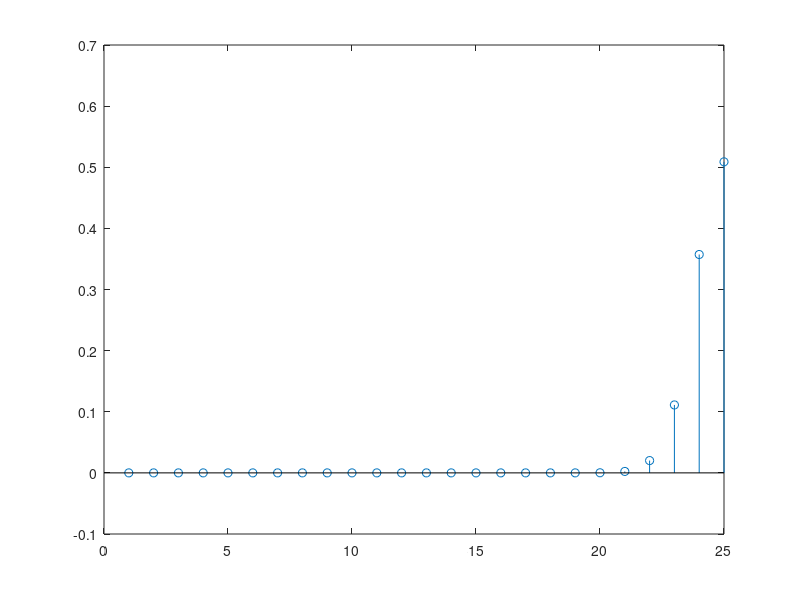

This figure's MATLAB source:


%% EJERCICIO 1 

% PRIMERA PARTE - 0 A M USUARIOS EN BACKLOG
% PARAMETROS GRUPO 2
%   M=24, sigma=0.3, fi=0.2,0.1

clear all
close all
M = 24; %Numero de estados

sig = 0.3; %Prob Transmitir en Thinking; sigma
fi = 0.1; %Prob Transmitir en Back; phi

pij = zeros(M+2,M+1); %Inicializar Matriz Prob Transisicion. formada por: filas - sistema de M+2 ecuaciones,  columnas - M+1 estados.
pij(M+2,:)=1;


%probk =  Matrix donde Probk(i,j) = prob de ir del estado i al j.
for (i=0:M)% ciclo filas   %%% IDEA, DE 1 A M+1 ASI QUITAMOS TODOS LOS J+1,I+1
    for (j=0:M) %ciclo columnas
        if (j<i-1)
            pij(j+1,i+1)=0; %Arrays en matlab indexados desde 1,2,... probk(1,1)=primer elemento. por eso j+1,i+1   
            
        elseif (j==i-1)
            pij(j+1,i+1)=(i*fi)*((1-fi)^(i-1))*((1-sig)^(M-i));
            pij(j+1,i+1)=pij(j+1,i+1)*(-1);
        elseif (j==i)
            pij(j+1,i+1)=((1-(i*fi)*((1-fi)^(i-1)))*((1-sig)^(M-i)))+(((M-i)*sig*(1-sig)^(M-i-1))*((1-fi)^i));
            pij(j+1,i+1)=(1-pij(j+1,i+1));
        elseif (j==i+1)
            pij(j+1,i+1)=(((M-i)*sig*(1-sig)^(M-i-1)))*(1-(1-fi)^i);
            pij(j+1,i+1)=pij(j+1,i+1)*(-1);
        elseif (j>i+1)
            pij(j+1,i+1)=(nchoosek(M-i,j-i))*(sig^(j-i))*(1-sig)^(M-j);
            pij(j+1,i+1)=pij(j+1,i+1)*(-1);
        end
    end
end

% comprobacion_probs=zeros(M+1,1);
% for i=1:M+1 % la ultima fila no hay que sumarla, son los 1s.
%     comprobacion_probs(i)=sum(pij(i,:));
% end
% comprobacion_probs

r=zeros(M+2,1);
r(M+2,1)=1;% sumatorio de probabilidades es 1
x=linsolve(pij,r) % x es el vector de probabilidades de estado


Pe=zeros(M+1,1);
for i=0:M
    Pe(i+1)=(((1-fi)^i)*(M-i)*sig*((1-sig)^(M-i-1)))+(i*fi*((1-fi)^(i-1))*((1-sig)^(M-i)));

end
 Pe
 

 S=0;
 for i=0:M
     g=Pe(i+1)*x(i+1);
     S=S+g;
 end
 S

 %Con 0.2 de fi hay ef captura pero con 0.1 no
 
 D=1-(1/sig)+(M/S)
 
 
 
 
 
 
 
 
 
 
 
 %%%%%%%%%GRAFICAS
 
 figure(1)
 stem(x) %%PRob de cada uno de los estados
 
fi=0.3
for sig=0:10^0.001:1
    Pe=zeros(M+1,1);
    for i=0:M
        Pe(i+1)=(((1-fi)^i)*(M-i)*sig*((1-sig)^(M-i-1)))+(i*fi*((1-fi)^(i-1))*((1-sig)^(M-i)));
    end
     S=0;
    for i=0:M
     g=Pe(i+1)*x(i+1);
     S=S+g;
    end
     D=1-(1/sig)+(M/S)
 end
